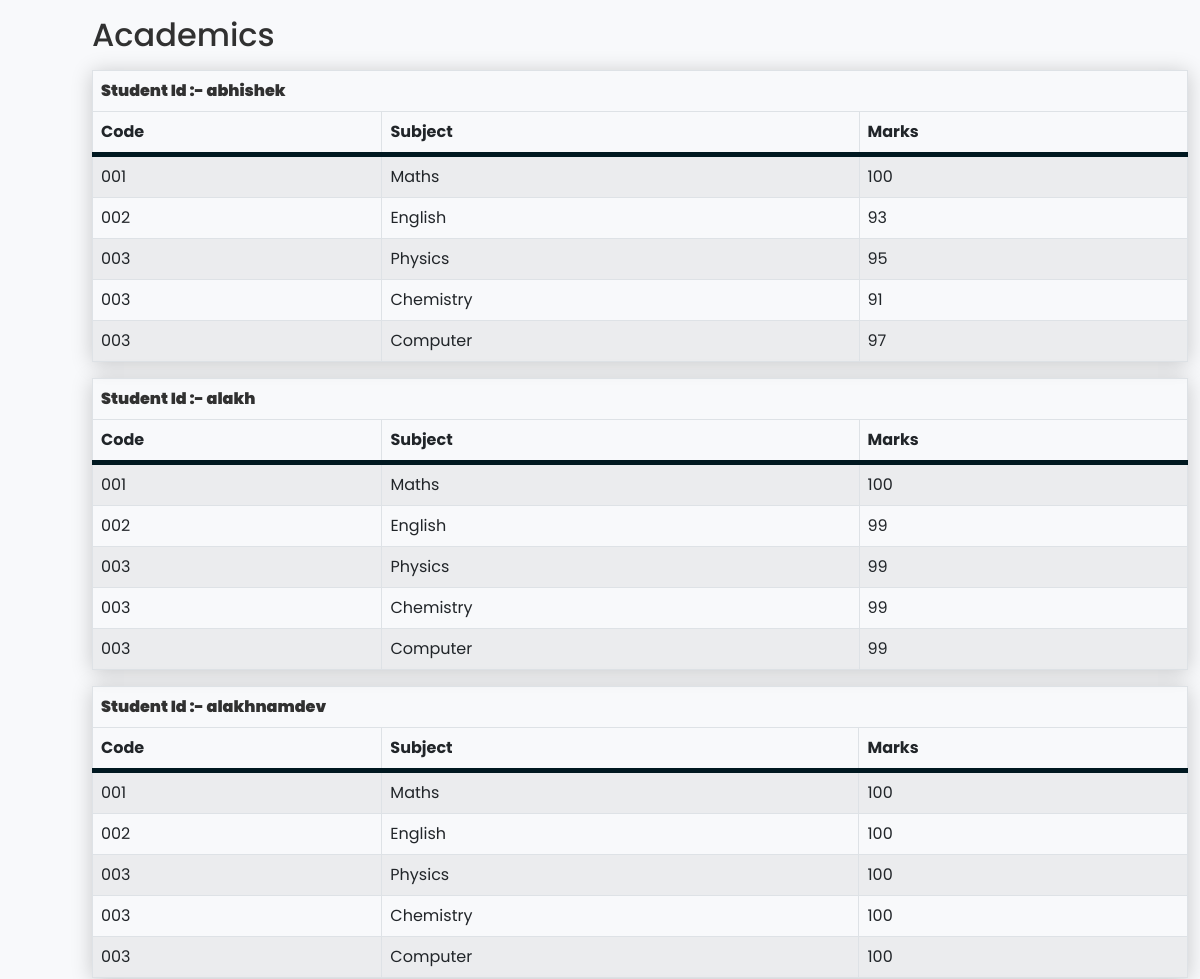
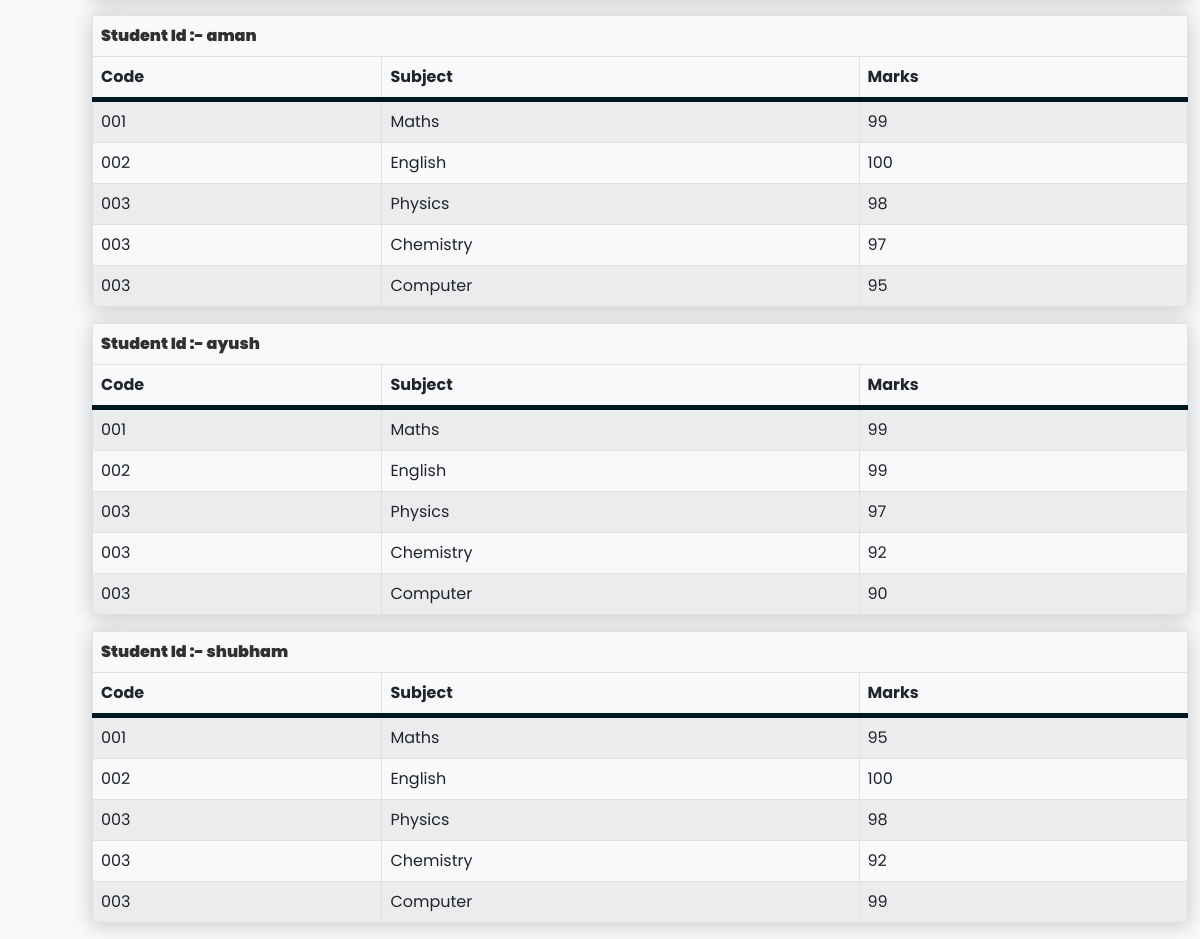
Page /acdstudent.php on the earlier database version (2 pictures, top to bottom).
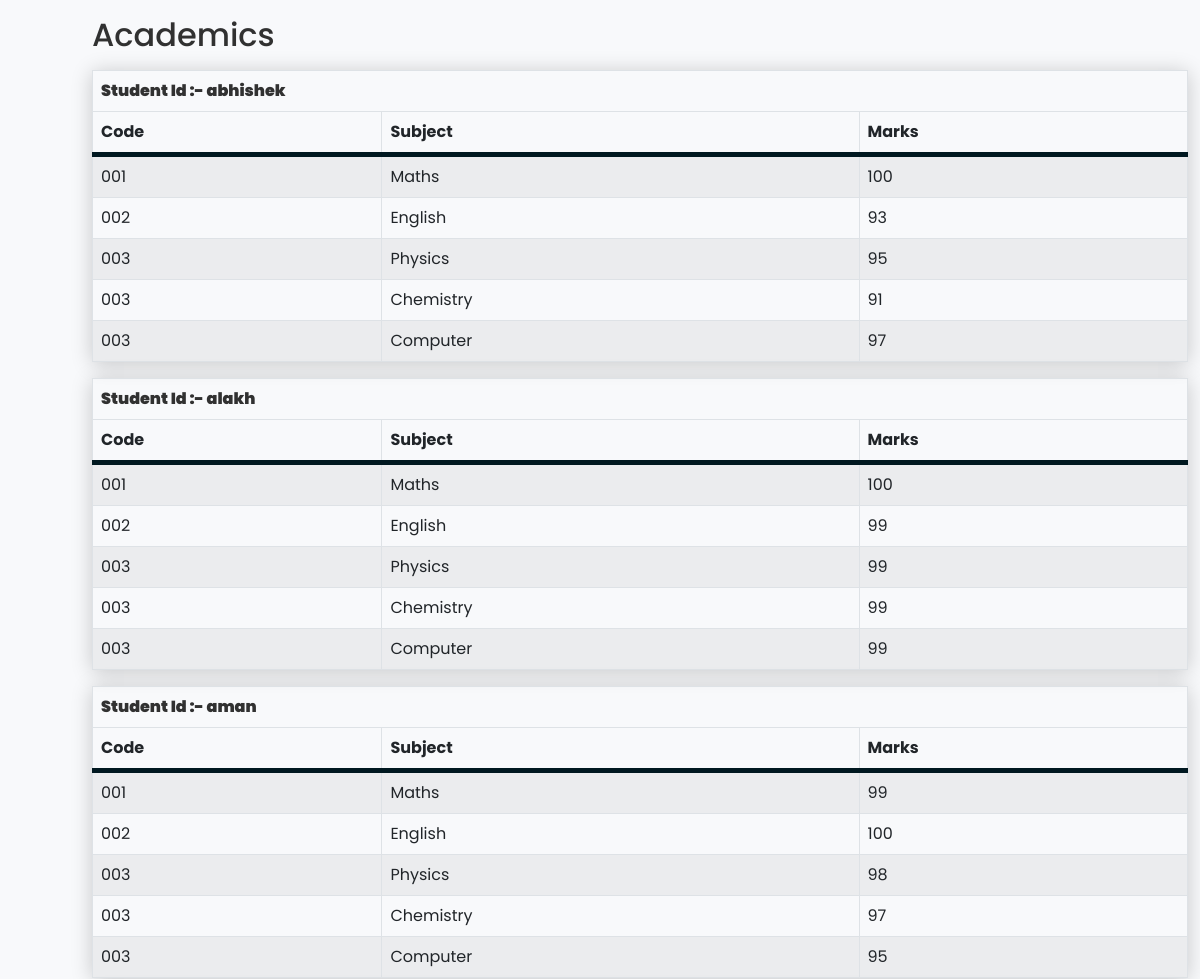
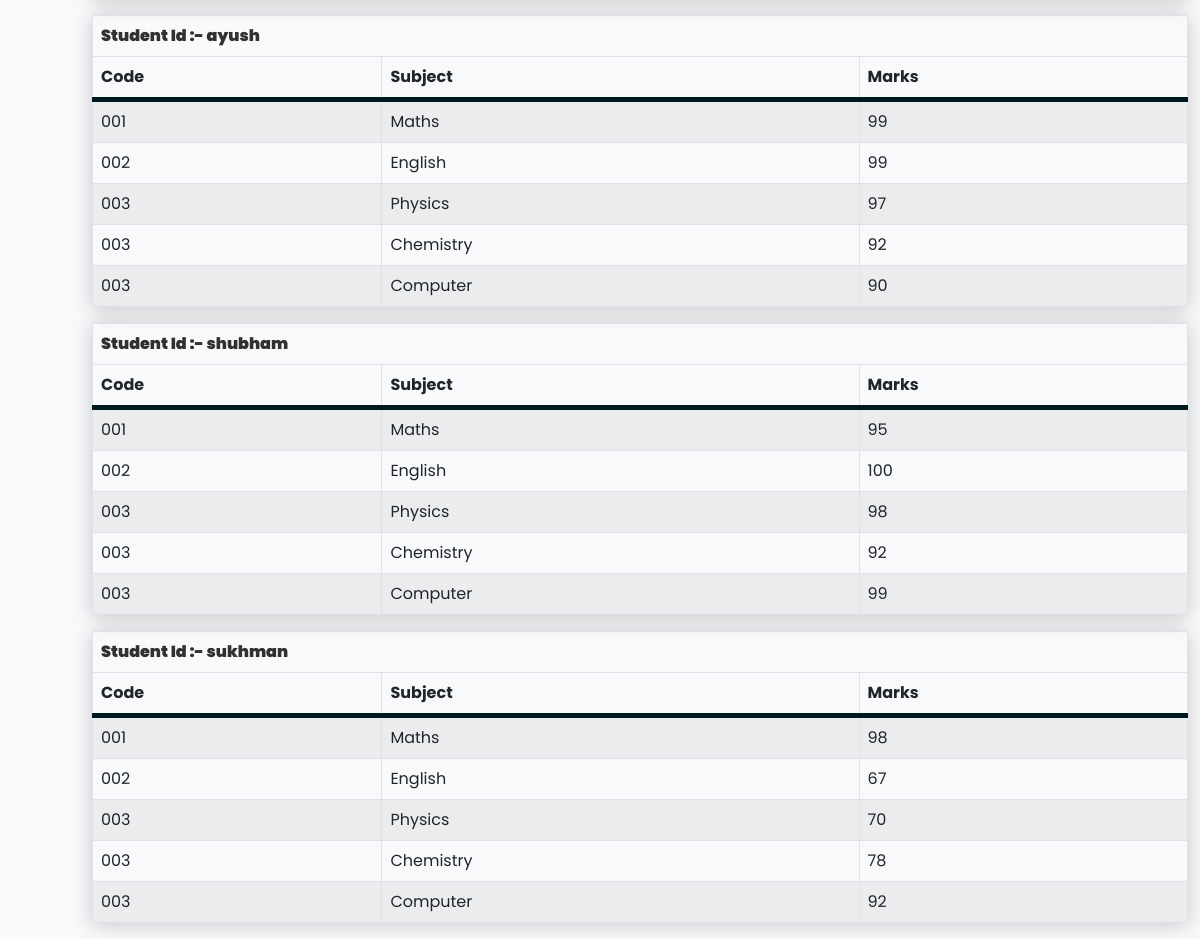
Same page on the later database version (2 pictures, top to bottom).
### tables this page shows
CREATE TABLE `marks` (
  `username` varchar(20) NOT NULL,
  `maths` int(3) NOT NULL,
  `english` int(3) NOT NULL,
  `physics` int(3) NOT NULL,
  `chemistry` int(3) NOT NULL,
  `computer` int(3) NOT NULL
);

### acdstudent.php (the view, shortened to what this page needs)
<!DOCTYPE html>
<html lang="en">
<head>
    <link href="https://cdn.jsdelivr.net/npm/bootstrap@5.2.3/dist/css/bootstrap.min.css" rel="stylesheet">
    <link rel="stylesheet" href="mainstyle.css">
</head>
<body id="main">
    <div class="container mt-3">
        <h2>Academics</h2>
    <?php
        include "connector.php";
        $qry = "SELECT * FROM marks";
        $run = mysqli_query($connector,$qry);
        while($data = mysqli_fetch_assoc($run)){
    ?>
        <table class="table table-striped table-bordered table-hover">
            <thead>
                <tr>
                    <td colspan="3" id="midheading">Student Id :- <?php echo $data['username'];?></td>
                </tr>
                <tr>
                    <th id="tableheader">Code</th>
                    <th id="tableheader">Subject</th>
                    <th id="tableheader">Marks</th>
                </tr>
            </thead>
            <tbody>
                <tr>
                    <td >001</td>
                    <td>Maths</td>
                    <td><?php echo $data['maths'];?></td>
                </tr>
                <tr>
                    <td>002</td>
                    <td>English</td>
                    <td><?php echo $data['english'];?></td>
                </tr>
                <tr>
                    <td>003</td>
                    <td>Physics</td>
                    <td><?php echo $data['physics'];?></td>
                </tr>
                <tr>
                    <td>003</td>
                    <td>Chemistry</td>
                    <td><?php echo $data['chemistry'];?></td>
                </tr>
                <tr>
                    <td>003</td>
                    <td>Computer</td>
                    <td><?php echo $data['computer'];?></td>
                </tr>
            </tbody>
        </table>
       <?php
    }
    ?>
    </div>
</body>
</html>

Differences in the rows shown:
removed marks: username "alakhnamdev", maths "100", english "100", physics "100", chemistry "100", computer "100"
added marks: username "sukhman", maths "98", english "67", physics "70", chemistry "78", computer "92"
